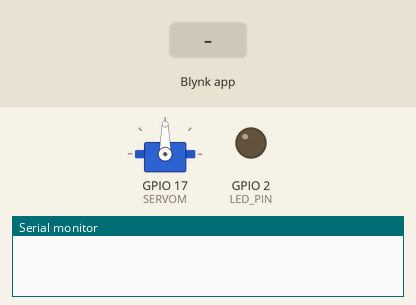
Simulated run of this sketch. Board: ESP32. Shown: servo, output pins drawn as LEDs (lit = HIGH), the last lines printed to the serial monitor. The test bench sets the inputs (shaded band). WiFi joins after 1.5 s; servers stay silent unless stated.

Above: at 3.0 s.
3.1 s: Blynk app writes 1 to V0
At 3.5 s:
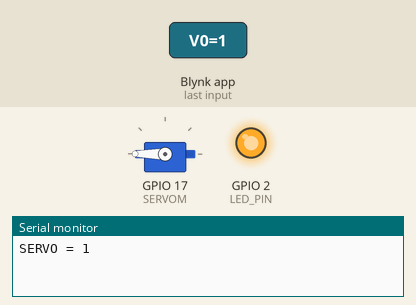
4.6 s: Blynk app writes 0 to V0
At 5.8 s:
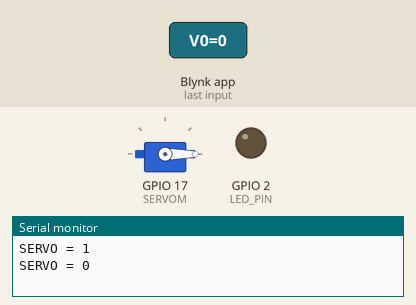
6.1 s: Blynk app writes 200 to V0
At 7.0 s:
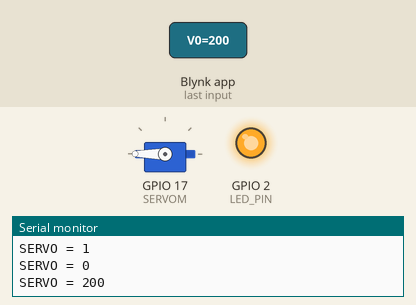
Timing chart, 0 to 9.1 s (numbered marks = the images above; inputs shaded):
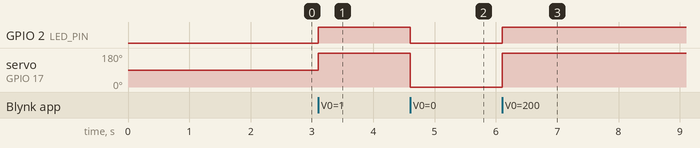

Measured:
- after the input at 3.1 s, GPIO 2 (LED_PIN): LOW → HIGH at once; servo on GPIO 17 (SERVOM): 90° → 180° at once
- after the input at 4.6 s, GPIO 2 (LED_PIN): HIGH → LOW at once; servo on GPIO 17 (SERVOM): 180° → 0° at once
- after the input at 6.1 s, GPIO 2 (LED_PIN): LOW → HIGH at once; servo on GPIO 17 (SERVOM): 0° → 180° at once

The sketch:

Controlar_SERVO_con_Blynk.ino
```cpp
#define BLYNK_TEMPLATE_ID "TMPL2TlqCXvWe"
#define BLYNK_TEMPLATE_NAME "Control de un servo"
#define BLYNK_AUTH_TOKEN "KNJkf0ooNbMCwmVpnyaWAvzmBbBfCOMz"

// Librerías de Blynk y WiFi
#include <WiFi.h>
#include <BlynkSimpleEsp32.h>
#include <ESP32Servo.h>

Servo SERVOM;
char ssid[] = "EB_WiFiB";
char password[] = "FamEB2023?";

#define LED_PIN 2 // LED del ESP32

BLYNK_WRITE(V0) {
  int value = param.asInt(); // 1 = ON, 0 = OFF

  if (value == 0) {
    SERVOM.write(0);
  } else {
    SERVOM.write(180);
  }

  digitalWrite(LED_PIN, value);

  Serial.print("SERVO = ");
  Serial.println(value);
}

void setup() {
  SERVOM.attach(17);
  Serial.begin(115200);
  pinMode(LED_PIN, OUTPUT);

  // Conexión a Blynk
  Blynk.begin(BLYNK_AUTH_TOKEN, ssid, password);
}

void loop() {
  Blynk.run();
}
```
